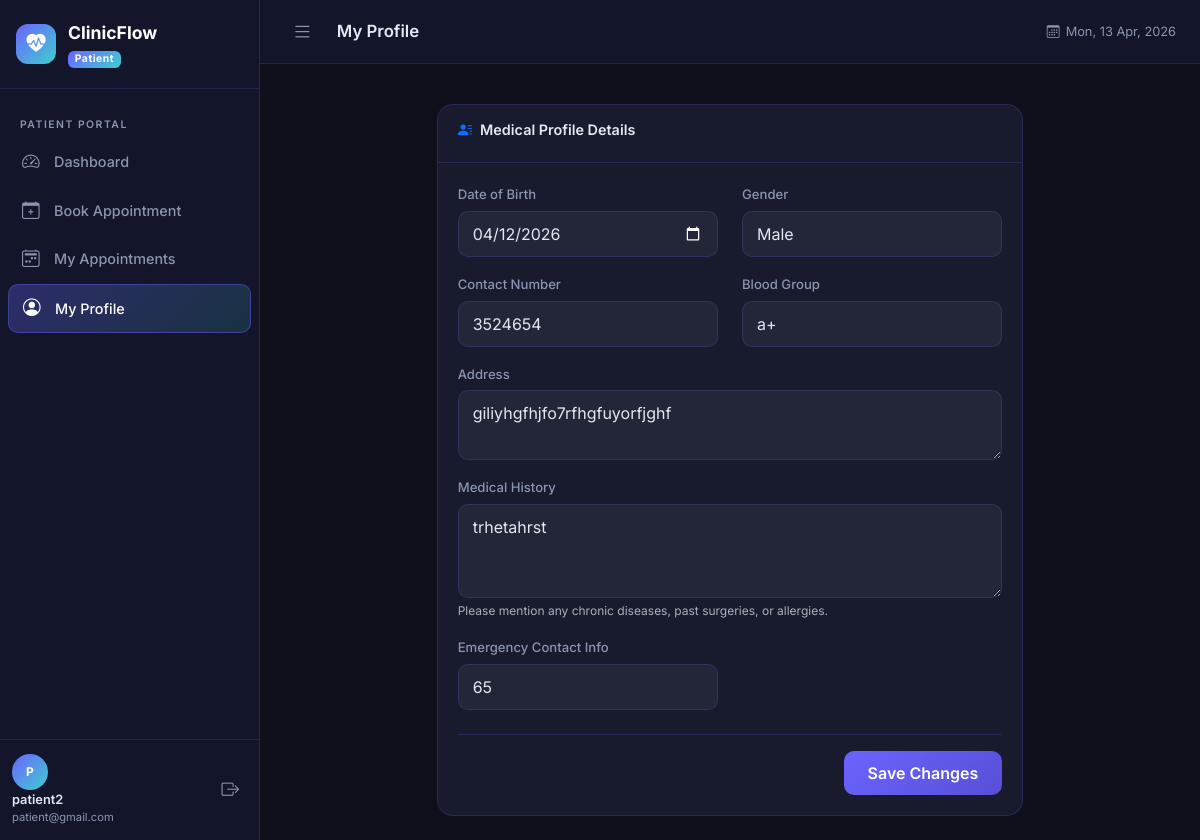
The app's page /patients/profile/ (signed in) with its own data.
### accounts/models.py (models this page shows, shortened)
class User(AbstractUser):
    is_patient = models.BooleanField(default=False)
    is_doctor = models.BooleanField(default=False)
    is_admin_user = models.BooleanField(default=False)
    def get_role(self):
        if self.is_superuser or self.is_admin_user:
            return 'Admin'
        if self.is_doctor:
            return 'Doctor'
        if self.is_patient:
            return 'Patient'
        return 'Unknown'

### patients/models.py (models this page shows, shortened)
class PatientProfile(models.Model):
    user = models.OneToOneField(User, on_delete=models.CASCADE, related_name='patient_profile')
    date_of_birth = models.DateField(null=True, blank=True)
    gender = models.CharField(max_length=1, choices=GENDER_CHOICES, blank=True)
    contact_number = models.CharField(max_length=15, blank=True)
    address = models.TextField(blank=True)
    blood_group = models.CharField(max_length=5, blank=True)
    medical_history = models.TextField(
        blank=True,
        help_text='Chronic conditions, past surgeries, allergies, etc.'
    )
    emergency_contact = models.CharField(max_length=15, blank=True)
    created_at = models.DateTimeField(auto_now_add=True)
    updated_at = models.DateTimeField(auto_now=True)

### patients/views.py (the view)
    def wrapper(request, *args, **kwargs):
        if not request.user.is_authenticated or not request.user.is_patient:
            from django.http import HttpResponseForbidden
            return HttpResponseForbidden("Access denied.")
        return view_func(request, *args, **kwargs)

### patients/views.py (called while the page is built)
def patient_required(view_func):
    def wrapper(request, *args, **kwargs):
        if not request.user.is_authenticated or not request.user.is_patient:
            from django.http import HttpResponseForbidden
            return HttpResponseForbidden("Access denied.")
        return view_func(request, *args, **kwargs)
    return login_required(wrapper)

@patient_required
def profile_view(request):
    profile, _ = PatientProfile.objects.get_or_create(user=request.user)
    form = PatientProfileForm(request.POST or None, instance=profile)
    if request.method == 'POST' and form.is_valid():
        form.save()
        messages.success(request, "Profile updated successfully!")
        return redirect('patients:profile')
    return render(request, 'patients/profile.html', {'form': form, 'profile': profile})

### templates/patients/profile.html (shortened to what this page needs)
{% extends 'base.html' %}
{% block page_title %}My Profile{% endblock %}
{% block content %}
<div class="row justify-content-center">
  <div class="col-lg-8">
    <div class="clinic-card">
      <div class="clinic-card-header">
        <h5 class="clinic-card-title"><i class="bi bi-person-lines-fill text-primary"></i> Medical Profile Details</h5>
      </div>
      <div class="clinic-card-body">
        <form method="post">
          <div class="row">
            <div class="col-md-6 mb-3">
              <label class="form-label">Date of Birth</label>
              {{ form.date_of_birth }}
            </div>
            <div class="col-md-6 mb-3">
              <label class="form-label">Gender</label>
              {{ form.gender }}
            </div>
            <div class="col-md-6 mb-3">
              <label class="form-label">Contact Number</label>
              {{ form.contact_number }}
            </div>
            <div class="col-md-6 mb-3">
              <label class="form-label">Blood Group</label>
              {{ form.blood_group }}
            </div>
            <div class="col-md-12 mb-3">
              <label class="form-label">Address</label>
              {{ form.address }}
            </div>
            <div class="col-md-12 mb-3">
              <label class="form-label">Medical History</label>
              {{ form.medical_history }}
              <div class="form-text text-muted" style="font-size:0.75rem">Please mention any chronic diseases, past surgeries, or allergies.</div>
            </div>
            <div class="col-md-6 mb-4">
              <label class="form-label">Emergency Contact Info</label>
              {{ form.emergency_contact }}
            </div>
          </div>
          <div class="text-end border-top pt-3" style="border-color: var(--card-border) !important">
            <button type="submit" class="btn btn-primary-grad px-4">Save Changes</button>
          </div>
        </form>
      </div>
    </div>
  </div>
</div>
{% endblock %}

### templates/base.html (shortened to what this page needs)
{% load static %}
<!DOCTYPE html>
<html lang="en" data-bs-theme="dark">
<head>
  <link href="https://cdn.jsdelivr.net/npm/bootstrap@5.3.3/dist/css/bootstrap.min.css" rel="stylesheet" />
  <link href="https://cdn.jsdelivr.net/npm/bootstrap-icons@1.11.3/font/bootstrap-icons.min.css" rel="stylesheet" />
  <link href="{% static 'css/style.css' %}" rel="stylesheet" />
</head>
<body>
{% if user.is_authenticated %}
<div class="app-wrapper">
  <aside class="sidebar" id="sidebar">
    <div class="sidebar-brand">
      <div class="brand-icon"><i class="bi bi-heart-pulse-fill"></i></div>
      <div class="brand-text">
        <span class="brand-name">ClinicFlow</span>
        <span class="brand-role badge">{{ user.get_role }}</span>
      </div>
    </div>
    <nav class="sidebar-nav">
      {% if user.is_superuser or user.is_admin_user %}
        <div class="nav-section">Administration</div>
        <a href="{% url 'admin_panel:dashboard' %}" class="nav-link {% if request.resolver_match.namespace == 'admin_panel' and request.resolver_match.url_name == 'dashboard' %}active{% endif %}">
          <i class="bi bi-speedometer2"></i> Dashboard
        </a>
        <a href="{% url 'admin_panel:doctors' %}" class="nav-link {% if request.resolver_match.url_name == 'doctors' %}active{% endif %}">
          <i class="bi bi-person-badge"></i> Doctors
        </a>
        <a href="{% url 'admin_panel:patients' %}" class="nav-link {% if request.resolver_match.url_name == 'patients' %}active{% endif %}">
          <i class="bi bi-people"></i> Patients
        </a>
        <a href="{% url 'admin_panel:appointments' %}" class="nav-link {% if request.resolver_match.url_name == 'appointments' %}active{% endif %}">
          <i class="bi bi-calendar-check"></i> Appointments
        </a>
        <a href="{% url 'admin_panel:reports' %}" class="nav-link {% if request.resolver_match.url_name == 'reports' %}active{% endif %}">
          <i class="bi bi-bar-chart-line"></i> Reports
        </a>
        <a href="/admin/" class="nav-link">
          <i class="bi bi-shield-lock"></i> Django Admin
        </a>
      {% elif user.is_patient %}
        <div class="nav-section">Patient Portal</div>
        <a href="{% url 'patients:dashboard' %}" class="nav-link {% if request.resolver_match.url_name == 'dashboard' %}active{% endif %}">
          <i class="bi bi-speedometer2"></i> Dashboard
        </a>
        <a href="{% url 'patients:book_appointment' %}" class="nav-link {% if request.resolver_match.url_name == 'book_appointment' %}active{% endif %}">
          <i class="bi bi-calendar-plus"></i> Book Appointment
        </a>
        <a href="{% url 'patients:my_appointments' %}" class="nav-link {% if request.resolver_match.url_name == 'my_appointments' %}active{% endif %}">
          <i class="bi bi-calendar2-week"></i> My Appointments
        </a>
        <a href="{% url 'patients:profile' %}" class="nav-link {% if request.resolver_match.url_name == 'profile' %}active{% endif %}">
          <i class="bi bi-person-circle"></i> My Profile
        </a>
      {% endif %}
    </nav>
    <div class="sidebar-footer">
      <div class="user-info">
        <div class="user-avatar">{{ user.first_name|first|upper }}{{ user.last_name|first|upper }}</div>
        <div>
          <div class="user-name">{{ user.get_full_name|default:user.username }}</div>
          <div class="user-email">{{ user.email|truncatechars:22 }}</div>
        </div>
      </div>
      <a href="{% url 'accounts:logout' %}" class="logout-btn">
        <i class="bi bi-box-arrow-right"></i>
      </a>
    </div>
  </aside>
  <main class="main-content">
    <header class="topbar">
      <button class="sidebar-toggle" id="sidebarToggle">
        <i class="bi bi-list"></i>
      </button>
      <div class="topbar-title">{% block page_title %}Dashboard{% endblock %}</div>
      <div class="topbar-right">
        <span class="topbar-date"><i class="bi bi-calendar3"></i> <span id="topbar-date"></span></span>
      </div>
    </header>
    <div class="alert-container">
    </div>
    <div class="page-content">
{% endif %}
  {% block content %}{% endblock %}
{% if user.is_authenticated %}
    </div>
  </main>
</div>
{% else %}
</div>
{% endif %}
</body>
</html>

### records on screen
User: get_role "Patient", first_name|first "P", get_full_name "patient2", email "patient@gmail.com"
PatientProfile: date_of_birth "04/12/2026", gender "Male", contact_number "3524654", blood_group "a+", address "giliyhgfhjfo7rfhgfuyorfjghf", medical_history "trhetahrst", emergency_contact "65"
